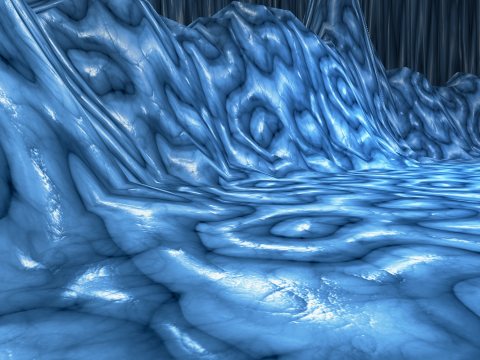
View 1 (above)

20 first-person views from a walk through a scene from a Unity 3-D project. The camera is 1.4 m above the floor, tilts 6° down and sees 70° across. The floor is counted in squares, 2 m on a side. Each view is taken from the middle of a square. On the plan, view 1 faces up. The plan holds only what a view shows up to about 11 squares ahead; the rest is blank. The place goes on beyond the plan. The player character is not drawn.

View 2
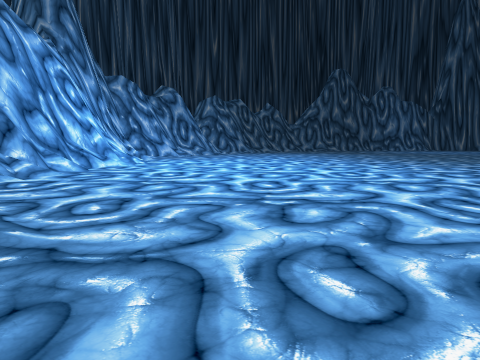

View 3
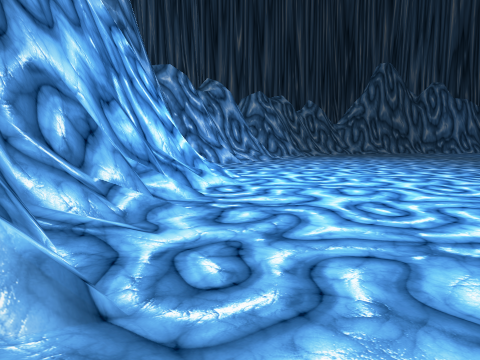

View 4
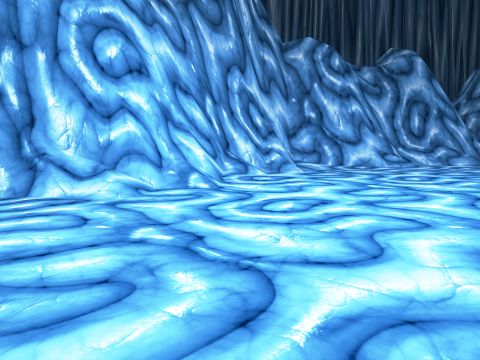

View 5
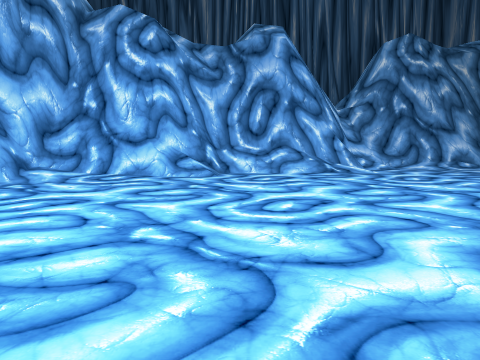

View 6
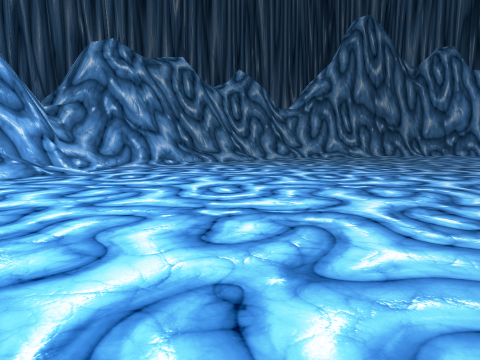

View 7
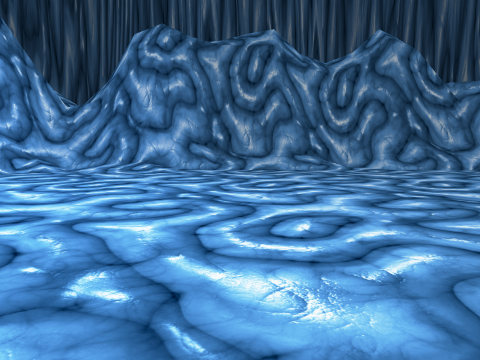

View 8
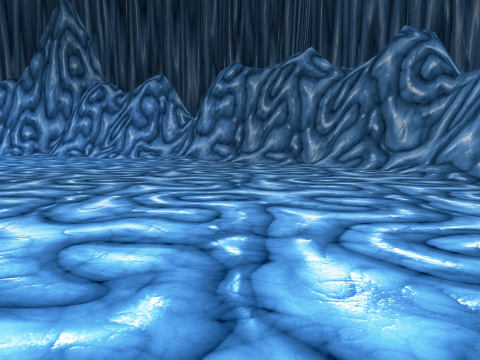

View 9
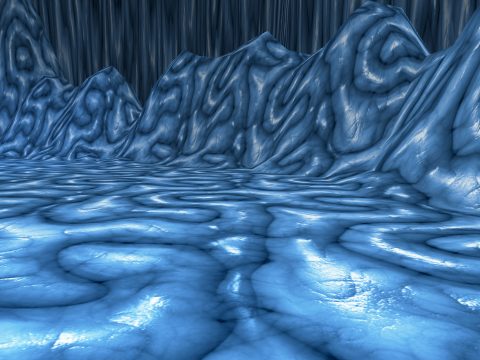

View 10
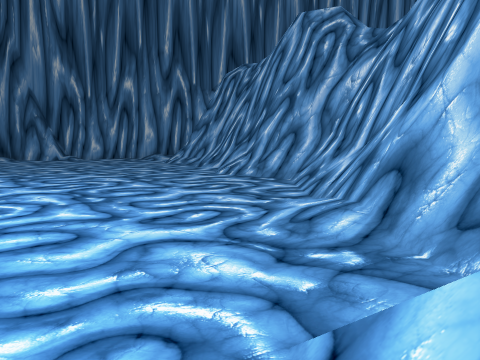

View 11
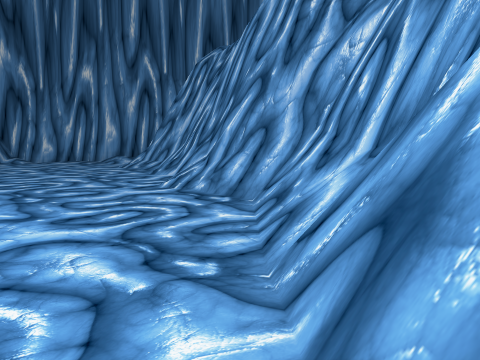

View 12
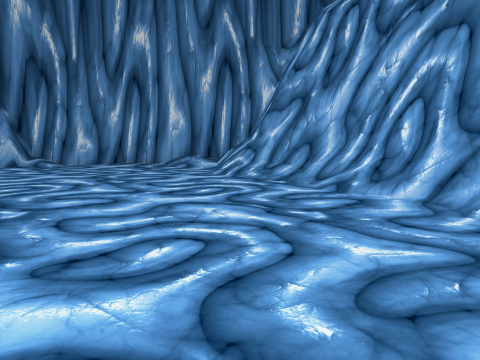

View 13
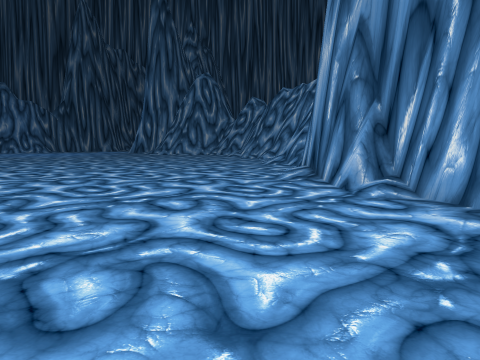

View 14
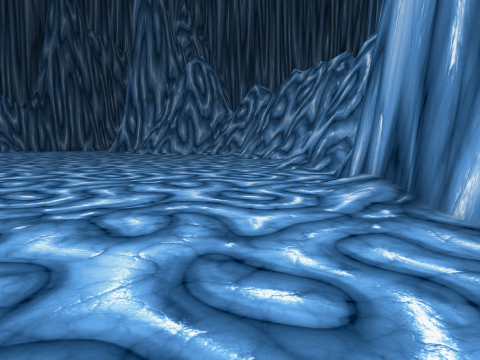

View 15
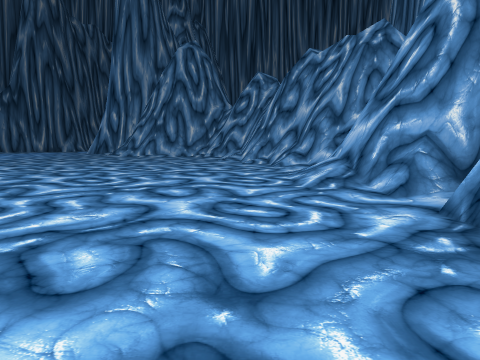

View 16
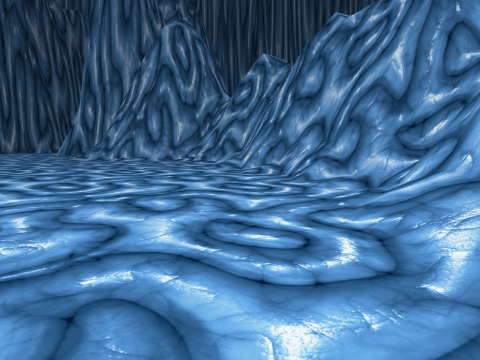

View 17
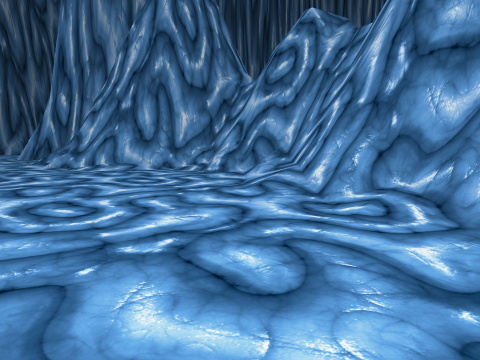

View 18
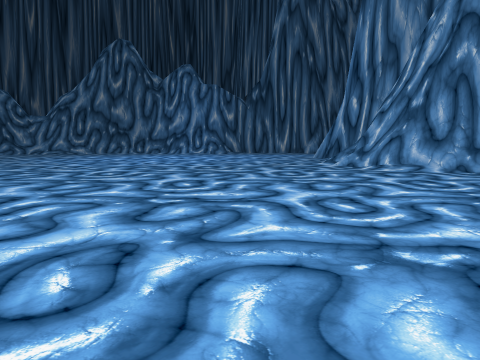

View 19
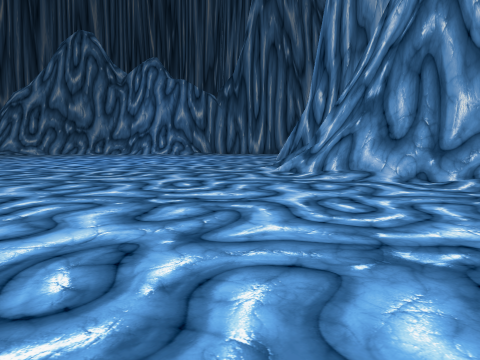

View 20
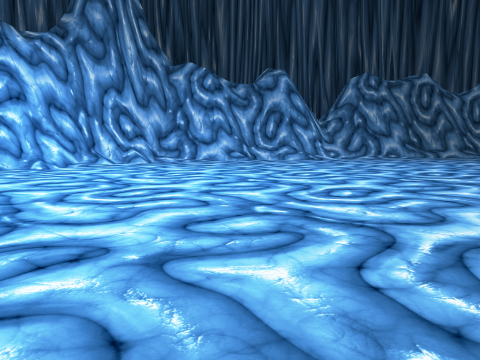

### Floor plan
Key: @ floor where view 1 was taken; # wall or solid block; . floor; / step, stairs or slope; = window, fence, low wall or low ledge.
Columns run from 3 left of view 1 to 31 right of it. Each row starts with its distance up from view 1.
 20                   ##############
 19                   #/###////////##
 18               #####////......../##
 17             ###////............./#
 16           ###=/...................
 15          ##/.......................
 14         ##/........................
 13        ##/.........................
 12        ##..........................
 11      ###/..........................
 10     ##//...........................
  9   ###/...................      ....
  8   #//...............
  7  ##/...............
  6  #/................
  5  #/...............
  4  #/..............         .. ..
  3  #/..............         ......
  2 ##/.............          .......
  1 #/.............           ........
  0 ##.@.......              ..........
 -1  #........               ..........
 -2  ##.......      ..   ..  ..........
 -3  ##/.......   .... ................
 -4   #/.......  .....................#
 -5   ##/.............................#
 -6    #/.............................=
 -7    #/...........................//#
 -8    ##/.........................//##
 -9     ##/...................../#####
-10      #/..............//...//###
-11      #//.....######./###//####
-12      #########    #########

Positions as (right, up) in squares from view 1, and headings:
1: (0, 0), facing up
2: (-1, -1), facing up-right
3: (-1, 4), facing up-right
4: (6, 5), facing up
5: (12, 8), facing up
6: (12, 8), facing up-right
7: (21, 9), facing up
8: (31, 9), facing up-left
9: (31, 12), facing up-left
10: (0, 7), facing down
11: (-1, 4), facing down
12: (3, -1), facing down
13: (3, -9), facing right
14: (8, -9), facing right
15: (12, -9), facing right
16: (16, -9), facing right
17: (21, -8), facing right
18: (21, -8), facing up-right
19: (24, -8), facing up-right
20: (11, 1), facing up
